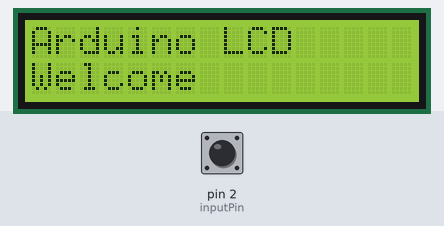
A sketch run on a simulated Arduino Uno, built with avr-gcc and run on an emulated ATmega328P. Shown: 16×2 character LCD. Inputs (shaded band) come from the test bench; at power-on: pin 2 (inputPin) HIGH. What the sketch prints to the serial monitor is not drawn.

Above: at 4.5 s.
4.6 s: pin 2 (inputPin) pulled LOW for 0.15 s
At 5.9 s:
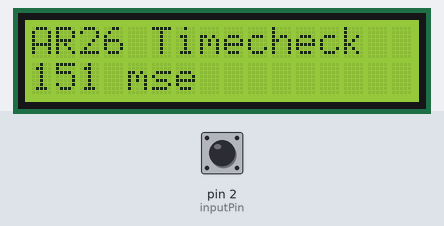
6.2 s: pin 2 (inputPin) pulled LOW for 3.2 s
At 10.2 s:
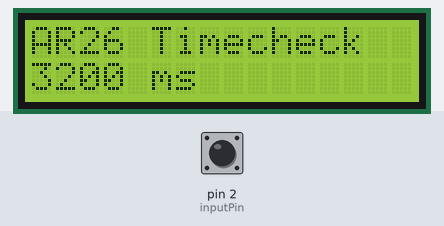
10.9 s: pin 2 (inputPin) pulled LOW for 1 s
At 13.3 s:
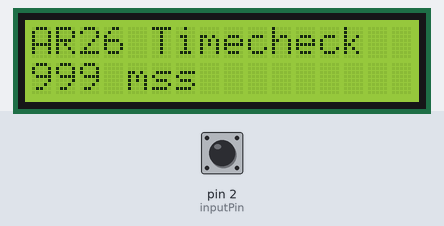
Timing chart, 0 to 14.8 s (numbered marks = the images above; inputs shaded):
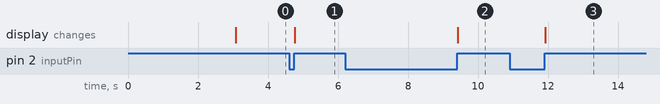

Measured:
- after the input at 4.6 s, the display: changes after 0.17 s (image 1)
- after the input at 6.2 s, the display: changes after 3.2 s (image 2)
- after the input at 10.9 s, the display: changes after 1.0 s (image 3)

The sketch:

AR26_Switch_time.ino.ino
```cpp
/*
 예제 5.3
 디지털 신호 입력 시간 측정하기
 */

 // I2C 통신 라이브러리 설정
#include <Wire.h>
// I2C LCD 라리브러리 설정
#include <LiquidCrystal_I2C.h>

// LCD I2C address 설정 PCF8574:0x27, PCF8574A:0x3F
LiquidCrystal_I2C lcd(0x27,16,2);  // LCD address:0x27, 16X2 LCD, 0x3F


// 2번핀을 스위치 입력으로 설정
const int inputPin = 2;

// 현재의 시간을 저장하기 위한 변수
long startTime = 0;
// 실제 스위치가 눌린 후 지연되는 시간
long swCountTimer = 0;

void setup() {
  // 스위치 입력을 위하여 2번핀을 입력으로 설정하고 풀업시킨다
  pinMode(inputPin, INPUT_PULLUP);
  // 시리얼 통신을 설정한다
  Serial.begin(9600);

    Serial.begin(9600);
  lcd.init(); // LCD 설정
  lcd.clear();      // LCD를 모두 지운다.
  lcd.backlight();  // 백라이트를 켠다.
  // Arduino LCD, Welcome 표시
  lcd.setCursor(0,0);
  lcd.print("Arduino LCD");
  delay(3000);
  lcd.setCursor(0,1);
  lcd.print("Welcome");
  delay(250);

}

void loop(){
  // 스위치 입력이 발생하였을 경우 실행
  if(digitalRead(inputPin) == LOW){
    // 현재의 시간을 startTime 변수에 넣는다.
    startTime = millis();
    // 스위치가 입력되는 동안 지연시킨다.
    while(digitalRead(inputPin) == LOW);
    // swCountTimer 변수에 스위치가 눌려진 시간을 넣는다.
    // 여기까지 측정된 시간에서 앞서 저장한 시간이 스위치가 눌려진 시간이 된다
    swCountTimer = millis() - startTime;
    // 시리얼 통신으로 값을 출력한다.
    Serial.print(swCountTimer);
    Serial.println(" ms");

    if (Serial.available())
    // 모두 삭제
    lcd.clear();
     // 커서를 좌측 상단으로
    lcd.setCursor(0,0);
    lcd.print("AR26 Timecheck");
    // 커서를 두 번째 줄로
    lcd.setCursor(0,1);
    lcd.print(swCountTimer);
    lcd.print(" ms");


    // LCD에 PC에서 전송된 데이터를 출력
    while (Serial.available()>0) {
      lcd.write(Serial.read());
    }
  }
}
```
